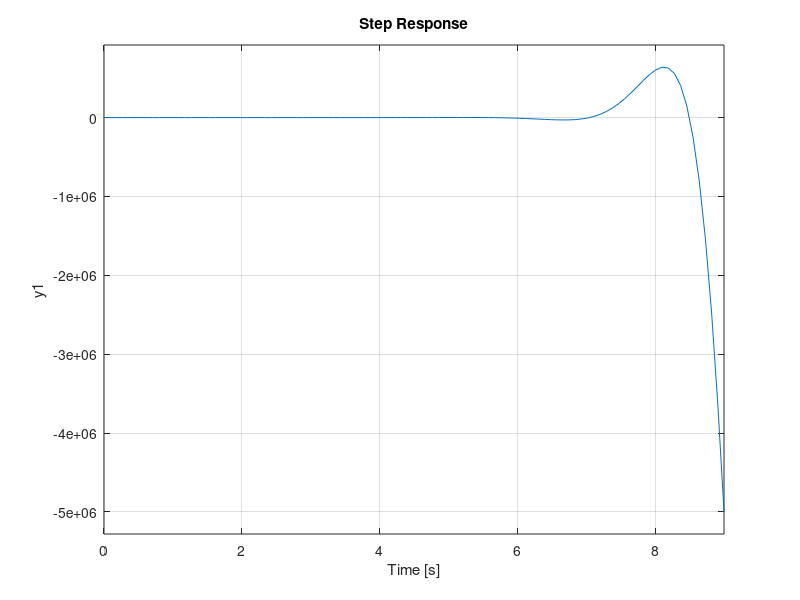
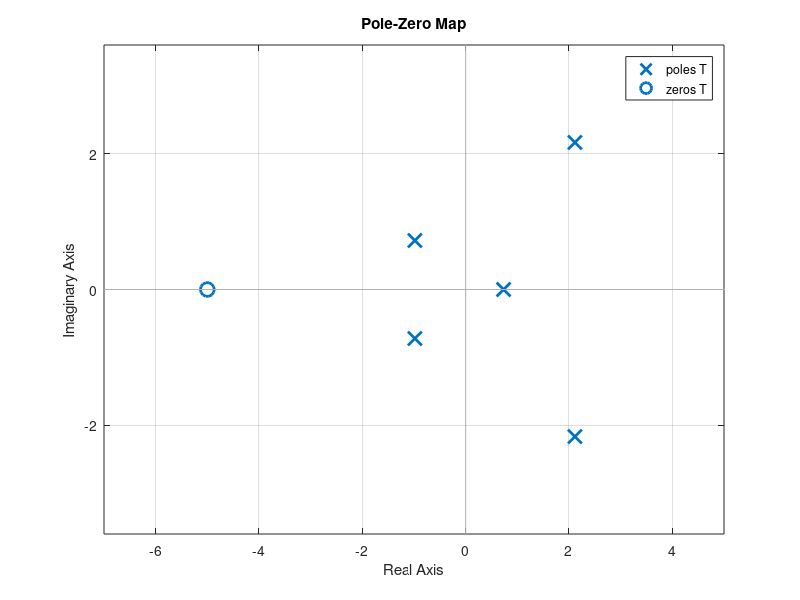

Source code (MATLAB) for these figures, in order:
num=[1, 5];
den=[1, -3, 4, 10, 5, -10];
T=tf(num,den)
step(T)
%poles=roots(den)       %or below command
[zeros,poles,KonstGain]=zpkdata(T,'v')
%both the zeros and poles in graphical mode:pzmap(T)
figure
pzmap(T)